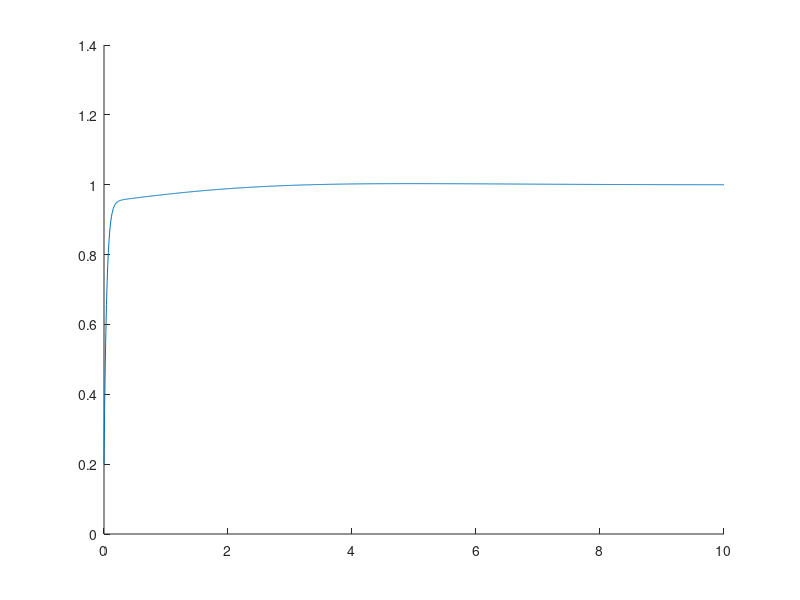

Here is the MATLAB script that generated this plot:
%%
%%Parameters 
ki = 1;
kp = 1;
kd = 1;
Tf = 1;
h = 0.01;
K = 10;
T = 1;
st=10; %simulation time


%%
%%Coefficeints and reference to follow
c1=(-8).*Tf;
c2=(-2).*h+4.*Tf;
c0=2.*(h+2.*Tf);
ce1=(-8).*kd+2.*h.^2.*ki+(-8).*kp.*Tf;
ce2=4.*kd+(h.*ki+(-2).*kp).*(h+(-2).*Tf);
ce0=4.*kd+(h.*ki+2.*kp).*(h+2.*Tf);
a = exp(h/T);





%% initial conditions and previous readings
y0=0;
uk_1= 0;
uk_2=0;
ek_1=0;
ek_2=0;
r=1 %Rference


%%
%%vector to fill
uk=[];
yk= [];

%%
%%loop iteration
t=0:h:st;
yk_act=y0;
for i=1:(length(t))
    
    ek=r-yk_act;
    
    
    uk_act= (1/c0) *((-c1*uk_1- c2*uk_2) + ...
        (ce0*ek + ce1*ek_1+ ce2*ek_2) ); 
    
    yk1= (1/a)*(yk_act + K*(a-1)*uk_act);
    
    yk= [yk; yk1];
    uk=[uk; uk_act];
    yk_act= yk1;
   
   uk_2=uk_1;
   uk_1=uk_act;
   
  
   ek_2=ek_1;
   ek_1=ek;
   
   
    
end 

%%plot the results
hold on 
 plot(t,yk);







